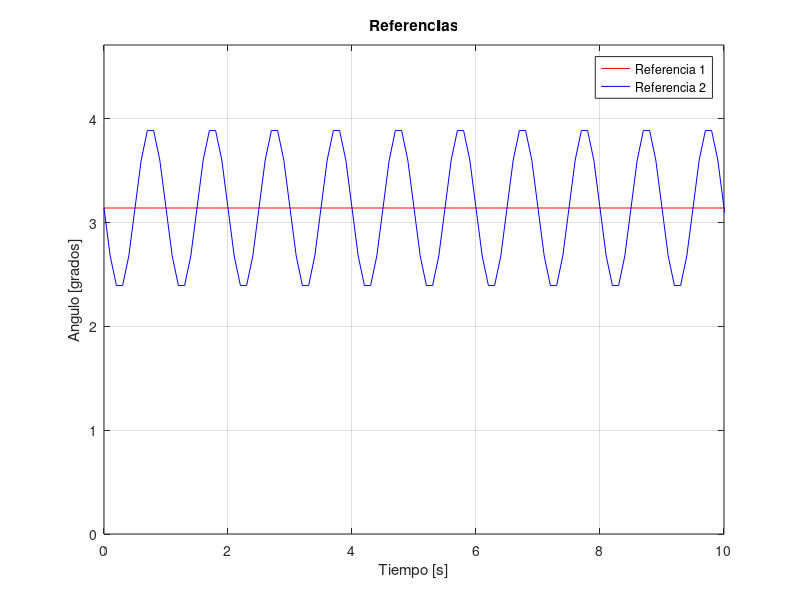

MATLAB code for this plot: (Note: this script raises an error after producing the figure.)
clc;clear all
%% Definición de parámetros
addpath('utils');

model = @(u, x) pendcart(u, x);

% Condición inicial
x0 = [0; 0; pi-0.6; 0];  % [x, dx, theta, dtheta]

% Tiempos de simulacion
Ts = 0.1; % Tiempo de muestreo
Tf = 10; % Tiempo final en segundos

% Loop de control
Ncontrol = Tf/Ts; % Número de pasos de control
Npred = 7; % Horizonde de prediccion

% Vectores para almacenar los resultados
x_vec = zeros(Ncontrol+1, 4); % Estados
y_vec = zeros(Ncontrol+1, 1); % Salida (theta)
u_vec = zeros(Ncontrol, 1);   % Entrada anterior

% Inicializamos el sistema
x_vec(1, :) = x0';
y_vec(1) = x0(3);
u_prev = 0;

%% Parte b) Crear dos referencias
freq = 1; % Frecuenia sinusoide
t_vec = 0:Ts:Tf; % Vector de tiempo para los resultados
t_ref = 0:Ts:(Tf+(Npred+1)*Ts); % Vector de tiempo para la referencia a futuro
ref1 = pi*ones(1,numel(t_ref)); % Referencia 1 (constante = pi)
ref2 = pi+pi/4*cos(2*pi*freq*t_ref+pi/2); % Referencia 2 (pi + sinusoidal)

% Graficamos
figure(1)
plot(t_ref,ref1,'r',t_ref,ref2,'b')
legend('Referencia 1','Referencia 2')
xlim([0,Tf])
ylim([0,3*pi/2]);
xlabel('Tiempo [s]')
ylabel('Angulo [grados]')
title('Referencias')
grid on
hold off;

%% Parte c.0) Tuneo de parámetros
freq = 1; % Frecuenia sinusoide
Npred_tune = 4:1:12; % Horizonde de prediccion
for i = 1:numel(Npred_tune)
    Npred = Npred_tune(i);
    t_ref = 0:Ts:(Tf+(Npred+1)*Ts); % Vector de tiempo para la referencia a futuro
    ref1 = pi*ones(1,numel(t_ref)); % Referencia 1 (constante = pi)
    ref2 = pi+pi/4*cos(2*pi*freq*t_ref+pi/2); % Referencia 2 (pi + sinusoidal)
    theta_ref = ref2; % MODIFICAR REFERENCIA
    u0 = zeros(Npred, 1);  % Solución propuesta inicial
    for k = 1:Ncontrol
        % Ejecutar control predictivo
        next_ref = theta_ref(k+1:k+Npred)';
        [u_next, u0] = control_predictivo(Npred,model,u0,x0,u_prev,next_ref);
        % Calcular el estado en el siguiente paso utilizando el modelo
        x_next = model(u_next, x0);
        % Actualizar valores para el siguiente paso de control
        x0 = x_next;
        u_prev = u_next;
        x_vec(k+1, :) = x_next';
        y_vec(k+1) = x_next(3);
        u_vec(k) = u_next;
    end
    % Graficar
    plots(t_vec, x_vec, y_vec, u_vec, theta_ref, Ncontrol);
end

%% Parte c) Controlador predictivo fenomenológico
Npred = 7; % Horizonde de prediccion
t_vec = 0:Ts:Tf; % Vector de tiempo para los resultados
t_ref = 0:Ts:(Tf+(Npred+1)*Ts); % Vector de tiempo para la referencia a futuro
ref1 = pi*ones(1,numel(t_ref)); % Referencia 1 (constante = pi)
ref2 = pi+pi/4*cos(2*pi*freq*t_ref+pi/2); % Referencia 2 (pi + sinusoidal)
theta_ref = ref2; % MODIFICAR REFERENCIA
u0 = ones(Npred, 1);  % Solución propuesta inicial
for k = 1:Ncontrol
    % Ejecutar control predictivo
    next_ref = theta_ref(k+1:k+Npred)';
    [u_next, u0] = control_predictivo(Npred,model,u0,x0,u_prev,next_ref);
    % Calcular el estado en el siguiente paso utilizando el modelo
    x_next = model(u_next, x0);
    % Actualizar valores para el siguiente paso de control
    x0 = x_next;
    u_prev = u_next;
    x_vec(k+1, :) = x_next';
    y_vec(k+1) = x_next(3);
    u_vec(k) = u_next;
end

%% Graficar
plot_states(t_vec, x_vec, u_vec, theta_ref, Ncontrol)

%% Generar gif
m = 1; M = 5; L = 2;

t_vec_interp = 0:0.005:10;
x_vec_interp = interp1(t_vec, x_vec, t_vec_interp, 'spline');% Interpolación con spline para mas fluidez en el gif
plot_gif(t_vec_interp,x_vec_interp,m,M,L,'Control predictivo')

%% reinicializacion

% Condición inicial
x0 = [0; 0; pi-0.6; 0];  % [x, dx, theta, dtheta]

% Tiempos de simulacion
Ts = 0.1; % Tiempo de muestreo
Tf = 10; % Tiempo final en segundos

% Loop de control
Ncontrol = Tf/Ts; % Número de pasos de control
Npred = 7; % Horizonde de prediccion

% Vectores para almacenar los resultados
x_vec = zeros(Ncontrol+1, 4); % Estados
y_vec = zeros(Ncontrol+1, 1); % Salida (theta)
u_vec = zeros(Ncontrol, 1);   % Entrada anterior

% Inicializamos el sistema
x_vec(1, :) = x0';
y_vec(1) = x0(3);
u_prev = 0;
%% Parte f) Controlador predictivo fenomenológico con incertezas
theta_ref = ref1; % MODIFICAR REFERENCIA
u0 = ones(Npred, 1);  % Solución propuesta inicial
for k = 1:Ncontrol
    % Ejecutar control predictivo
    next_ref = theta_ref(k+1:k+Npred)';
    [u_next, u0] = control_predictivo(Npred,model,u0,x0,u_prev,next_ref);
    % Ruido gaussiano
    media = 0;         % Media del ruido
    desviacion = 0.1;  % Desviación estándar del ruido
    % Generar ruido blanco gaussiano
    ruido = desviacion*(randn(size(1))+media);
    u_next = u_next + ruido;
    % Calcular el estado en el siguiente paso utilizando el modelo + ruido
    x_next = model(u_next, x0);
    % Actualizar valores para el siguiente paso de control
    x0 = x_next;
    u_prev = u_next;
    x_vec(k+1, :) = x_next';
    y_vec(k+1) = x_next(3);
    u_vec(k) = u_next; % Guardamos lo que cree que aplicó
end

%% Graficar
plot_states(t_vec, x_vec, u_vec, theta_ref, Ncontrol)

%% Generar gif
m = 1; M = 5; L = 2;

t_vec_interp = 0:0.015:10; % Aumentar la cantidad de frames
% Interpolación con spline para mas fluidez en el gif
x_vec_interp = interp1(t_vec, x_vec, t_vec_interp, 'spline');
plot_gif(t_vec_interp,x_vec_interp,m,M,L,'Control predictivo con incerteza')


